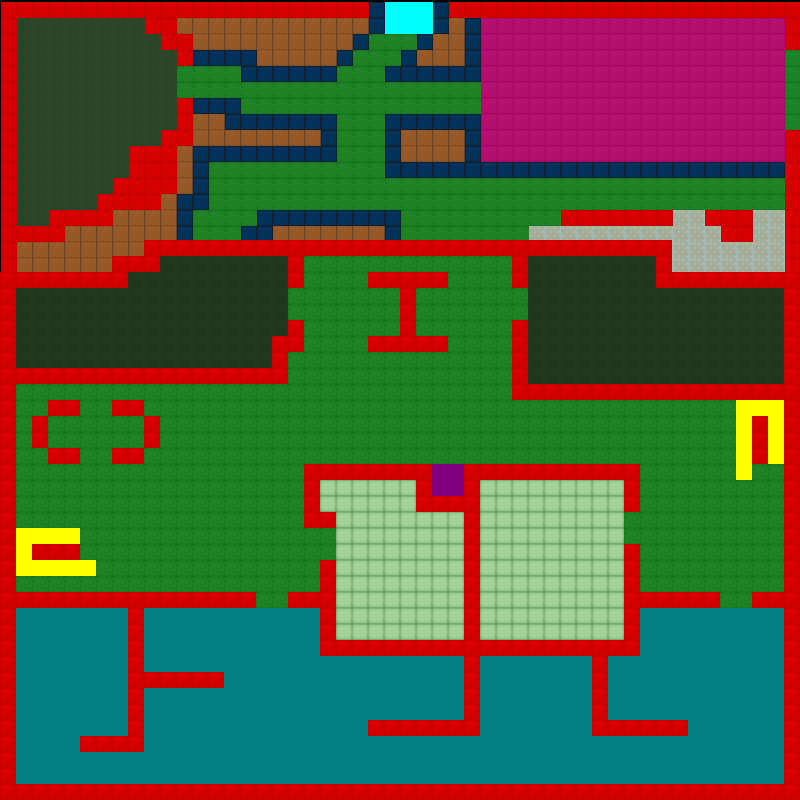

Below is a game level as drawn by its tile map, then a one-line description and the .tmx that defines it (tile-layer data replaced by summaries):
An orthogonal 50x50 tile map with 16x16 px tiles, 2 tile layers (Level0, Level1) and 13 objects (3x WheelChair Accesible Restroom, Class001, Parking, Class002, Class003, ...).

<map version="1.10" tiledversion="1.11.2" orientation="orthogonal" renderorder="right-down" width="50" height="50" tilewidth="16" tileheight="16" infinite="0" nextlayerid="8" nextobjectid="33">
 <tileset firstgid="1" name="sample_tileset" tilewidth="16" tileheight="16" tilecount="19" columns="19">
  <image source="sample_tiles.png" width="304" height="16" />
  <tile id="0">
   <properties>
    <property name="SurfaceFriction" type="float" value="0.2" />
    <property name="Zone" value="Green" />
    <property name="height" type="int" value="0" />
    <property name="location" value="Outside" />
    <property name="z-level" type="int" value="0" />
   </properties>
  </tile>
  <tile id="1">
   <properties>
    <property name="SurfaceFriction" type="float" value="10" />
    <property name="Zone" value="Red" />
    <property name="height" type="int" value="1" />
    <property name="location" value="Outside" />
    <property name="z-level" type="int" value="0" />
   </properties>
  </tile>
  <tile id="2">
   <properties>
    <property name="SurfaceFriction" type="float" value="1.2" />
    <property name="Zone" value="Orange" />
    <property name="height" type="int" value="0" />
    <property name="location" value="Outside" />
    <property name="z-level" type="int" value="0" />
   </properties>
  </tile>
  <tile id="3">
   <properties>
    <property name="SurfaceFriction" type="float" value="3" />
    <property name="Zone" value="Blue" />
    <property name="height" type="int" value="0" />
    <property name="location" value="Outside" />
    <property name="z-level" type="float" value="0.1" />
   </properties>
  </tile>
  <tile id="4">
   <properties>
    <property name="SurfaceFriction" type="float" value="1" />
    <property name="Zone" value="Yellow" />
    <property name="height" type="int" value="0" />
    <property name="location" value="Ramp" />
    <property name="z-level" type="int" value="0" />
   </properties>
  </tile>
  <tile id="5">
   <properties>
    <property name="SurfaceFriction" type="float" value="0.3" />
    <property name="Zone" value="Purple" />
    <property name="height" type="int" value="0" />
    <property name="location" value="Lift" />
    <property name="z-level" type="int" value="0" />
   </properties>
  </tile>
  <tile id="6">
   <properties>
    <property name="SurfaceFriction" type="float" value="0.4" />
    <property name="Zone" value="Cyan" />
    <property name="height" type="int" value="0" />
    <property name="location" value="Main Entrance/Campus Entry" />
    <property name="z-level" type="int" value="0" />
   </properties>
  </tile>
  <tile id="7">
   <properties>
    <property name="SurfaceFriction" type="float" value="0.6" />
    <property name="Zone" value="Magenta" />
    <property name="height" type="int" value="0" />
    <property name="location" value="Accessible Parking Area" />
    <property name="z-level" type="int" value="0" />
   </properties>
  </tile>
  <tile id="8">
   <properties>
    <property name="SurfaceFriction" type="float" value="0.7" />
    <property name="Zone" value="Lime" />
    <property name="height" type="int" value="0" />
    <property name="location" value="Wheelchair Accessible Restroom" />
    <property name="z-level" type="int" value="0" />
   </properties>
  </tile>
  <tile id="9">
   <properties>
    <property name="SurfaceFriction" type="float" value="0.85" />
    <property name="Zone" value="Teal" />
    <property name="height" type="int" value="0" />
    <property name="location" value="Campus Library" />
    <property name="z-level" type="int" value="1" />
   </properties>
  </tile>
  <tile id="10">
   <properties>
    <property name="SurfaceFriction" type="float" value="0.2" />
    <property name="Zone" value="Green" />
    <property name="height" type="int" value="0" />
    <property name="location" value="Cafe" />
    <property name="z-level" type="int" value="0" />
   </properties>
  </tile>
  <tile id="11">
   <properties>
    <property name="SurfaceFriction" type="float" value="0.2" />
    <property name="Zone" value="Green" />
    <property name="height" type="int" value="0" />
    <property name="location" value="Class 001" />
    <property name="z-level" type="int" value="0" />
   </properties>
  </tile>
  <tile id="12">
   <properties>
    <property name="SurfaceFriction" type="float" value="0.2" />
    <property name="Zone" value="Green" />
    <property name="height" type="int" value="0" />
    <property name="location" value="Class 002" />
    <property name="z-level" type="int" value="0" />
   </properties>
  </tile>
  <tile id="13">
   <properties>
    <property name="SurfaceFriction" type="float" value="0.2" />
    <property name="Zone" value="Green" />
    <property name="height" type="int" value="0" />
    <property name="location" value="Class 003" />
    <property name="z-level" type="int" value="0" />
   </properties>
  </tile>
  <tile id="14">
   <properties>
    <property name="SurfaceFriction" type="float" value="0.2" />
    <property name="Zone" value="Green" />
    <property name="height" type="int" value="0" />
    <property name="location" value="Class 004" />
    <property name="z-level" type="int" value="0" />
   </properties>
  </tile>
  <tile id="15">
   <properties>
    <property name="SurfaceFriction" type="float" value="0.2" />
    <property name="Zone" value="Green" />
    <property name="height" type="int" value="0" />
    <property name="location" value="Class 005" />
    <property name="z-level" type="int" value="0" />
   </properties>
  </tile>
  <tile id="16">
   <properties>
    <property name="SurfaceFriction" type="float" value="0.2" />
    <property name="Zone" value="Green" />
    <property name="height" type="int" value="0" />
    <property name="location" value="Class 101" />
    <property name="z-level" type="int" value="0" />
   </properties>
  </tile>
  <tile id="17">
   <properties>
    <property name="SurfaceFriction" type="float" value="0.2" />
    <property name="Zone" value="Green" />
    <property name="height" type="int" value="0" />
    <property name="location" value="Class 102" />
    <property name="z-level" type="int" value="0" />
   </properties>
  </tile>
 </tileset>
 <layer id="1" name="Level0" width="50" height="50" locked="1" offsetx="1" offsety="2">
  <data>[2500 cells, 2500 non-empty, 15 distinct tile ids]</data>
 </layer>
 <objectgroup id="5" name="Layer0 Texts" visible="0" locked="1">
  <object id="25" name="Class001" x="34.3328" y="31.813" width="130.187" height="94.1575">
   <text fontfamily="Ebrima" pixelsize="32" wrap="1">Class001</text>
  </object>
  <object id="26" name="Parking" x="587.521" y="57.308" width="107.521" height="67.4908">
   <text fontfamily="Ebrima" pixelsize="32" wrap="1">Parking</text>
  </object>
  <object id="27" name="Class002" x="34.8501" y="660.079" width="107.521" height="81.1847" rotation="0.661258">
   <text fontfamily="Ebrima" pixelsize="27" wrap="1">Class002</text>
  </object>
  <object id="28" name="Class003" x="357.117" y="540.158" width="107.521" height="81.1847" rotation="0.661258">
   <text fontfamily="Ebrima" pixelsize="27" wrap="1">Class003</text>
  </object>
  <object id="29" name="Class004" x="355.606" y="682.606" width="107.521" height="81.1847" rotation="0.661258">
   <text fontfamily="Ebrima" pixelsize="27" wrap="1">Class004</text>
  </object>
  <object id="30" name="Class005" x="663.011" y="631.385" width="107.521" height="81.1847" rotation="0.661258">
   <text fontfamily="Ebrima" pixelsize="27" wrap="1">Class005</text>
  </object>
  </objectgroup>
 <layer id="3" name="Level1" width="50" height="50">
  <data>[2500 cells, 1718 non-empty, 8 distinct tile ids]</data>
 </layer>
 <objectgroup id="4" name="layer1 Texts" visible="0" locked="1">
  <!-- 5 objects omitted --></objectgroup>
</map>
<!-- 7 of 13 objects omitted -->